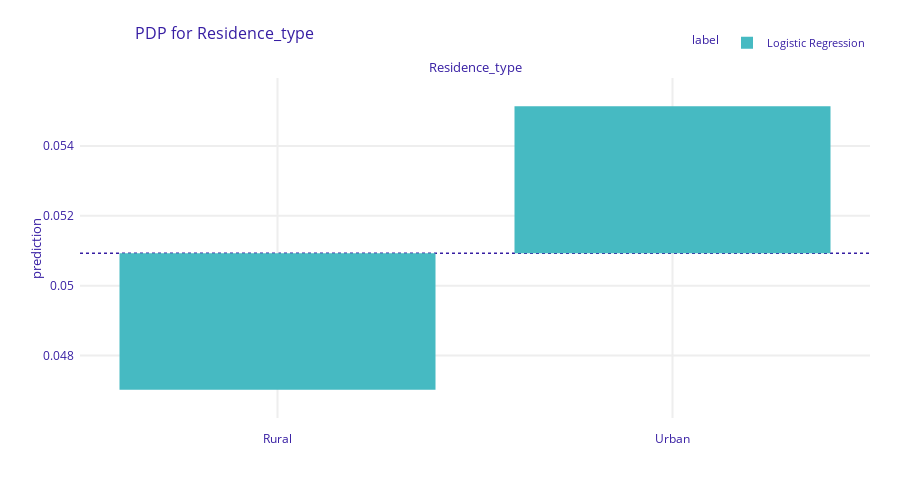

Notebook cell for this chart:
### Code cell
pdp_residence_type = exp.model_profile(variables=['Residence_type'], variable_type='categorical')
pdp_residence_type.plot(title="PDP for Residence_type")

### Figure 1 — Plotly figure (JSON) as saved in the notebook; plotly's stock layout.template omitted (floating-point values rounded to 4 significant figures)
{"data": [{"alignmentgroup": "True", "base": [0.05093, 0.05093], "customdata": [[0.04702, "Logistic Regression", "Residence_type"], [0.05514, "Logistic Regression", "Residence_type"]], "hovertemplate": "<b>%{hovertext}</b><br><br>mean_prediction=%{base:.3f}<br>prediction=%{customdata[0]:.3f}<extra></extra>", "hovertext": ["Logistic Regression", "Logistic Regression"], "legendgroup": "Logistic Regression", "marker": {"color": "#46bac2", "pattern": {"shape": ""}}, "name": "Logistic Regression", "offsetgroup": "Logistic Regression", "orientation": "v", "showlegend": true, "textposition": "auto", "type": "bar", "x": ["Rural", "Urban"], "xaxis": "x", "y": [-0.003907, 0.004209], "yaxis": "y"}], "layout": {"annotations": [{"font": {"size": 13}, "showarrow": false, "text": "Residence_type", "x": 0.5, "xanchor": "center", "xref": "paper", "y": 1, "yanchor": "bottom", "yref": "paper"}, {"font": {"size": 13}, "showarrow": false, "text": "prediction", "textangle": -90, "x": -0.07, "xref": "paper", "y": 0.5, "yref": "paper"}], "barmode": "group", "font": {"color": "#371ea3"}, "height": 489, "hovermode": "x unified", "legend": {"font": {"size": 11}, "itemsizing": "constant", "orientation": "h", "title": {"font": {"size": 12}, "text": "label"}, "tracegroupgap": 0, "x": 1, "xanchor": "right", "y": 1.061, "yanchor": "bottom"}, "margin": {"b": 71, "r": 30, "t": 78}, "shapes": [{"layer": "below", "line": {"color": "#371ea3", "dash": "dot", "width": 1.5}, "type": "line", "x0": 0, "x1": 1, "xref": "x domain", "y0": 0.05093, "y1": 0.05093, "yref": "y"}], "title": {"font": {"size": 16}, "text": "PDP for Residence_type", "x": 0.15}, "xaxis": {"anchor": "y", "automargin": true, "domain": [0, 1], "fixedrange": true, "gridwidth": 2, "showticklabels": true, "tickcolor": "white", "ticklen": 10, "ticks": "outside", "title": {"text": ""}, "type": "category"}, "yaxis": {"anchor": "x", "automargin": true, "domain": [0, 1], "fixedrange": true, "gridwidth": 2, "range": [0.04621, 0.05595], "tickcolor": "white", "ticklen": 3, "ticks": "outside", "title": {"text": ""}, "type": "linear", "zeroline": false}}}
